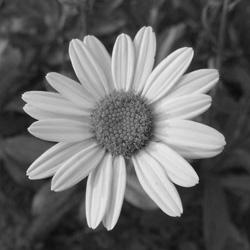
#> input picture Images/flower.jpg, 250 x 250 px, found by its file name
$ python bit_plane_slicing_code.py
#> lines starting #> are read from the running program, lines starting #| are printed output that depends on the picture
# -*- coding: utf-8 -*-
"""
Created on Fri Aug 21 09:18:28 2020

@author: Danish
"""
import cv2
import numpy as np
import matplotlib.pyplot as plt

def bit_plane_slicing(img):
    out = []
    for k in range(0, 9):

        # create an image for the k bit plane
        plane = np.full((img.shape[0], img.shape[1]), 2 ** k, np.uint8)
        # execute bitwise and operation
        res = cv2.bitwise_and(plane, img)
        # multiply ones (bit plane sliced) with 255 just for better visualization
        x = res * 255
        # append to the output list
#        out.append(x)
#        outfinal = np.hstack(out)
        cv2.imshow("bit plane", x)
        cv2.waitKey()
def main():
   path="C:/Users/Danish/Desktop/DIVP/Images/flower.jpg"
   img = cv2.imread(path,cv2.IMREAD_GRAYSCALE)
#> img is the input picture: shape (250, 250); min 1, max 244, mean 102.8
   bit_plane_slicing(img)
#> the loop in bit_plane_slicing, `for k in range(0, 9):` made 9 passes
#> pass 1, in bit_plane_slicing, `res = cv2.bitwise_and(plane, img)`:
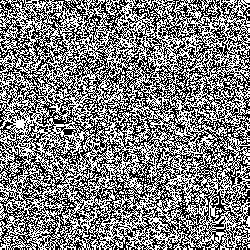
#> res: shape (250, 250); values 0 (black) and 1 (white), 49.9% white in thin lines or dots
#> pass 2, in bit_plane_slicing, `res = cv2.bitwise_and(plane, img)`:
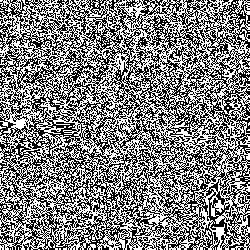
#> res: shape (250, 250); values 0 (black) and 2 (white), 50.6% white; black in thin lines or dots
#> after the loop in bit_plane_slicing, `for k in range(0, 9):`: plane: shape (250, 250); every value is 0

main()
